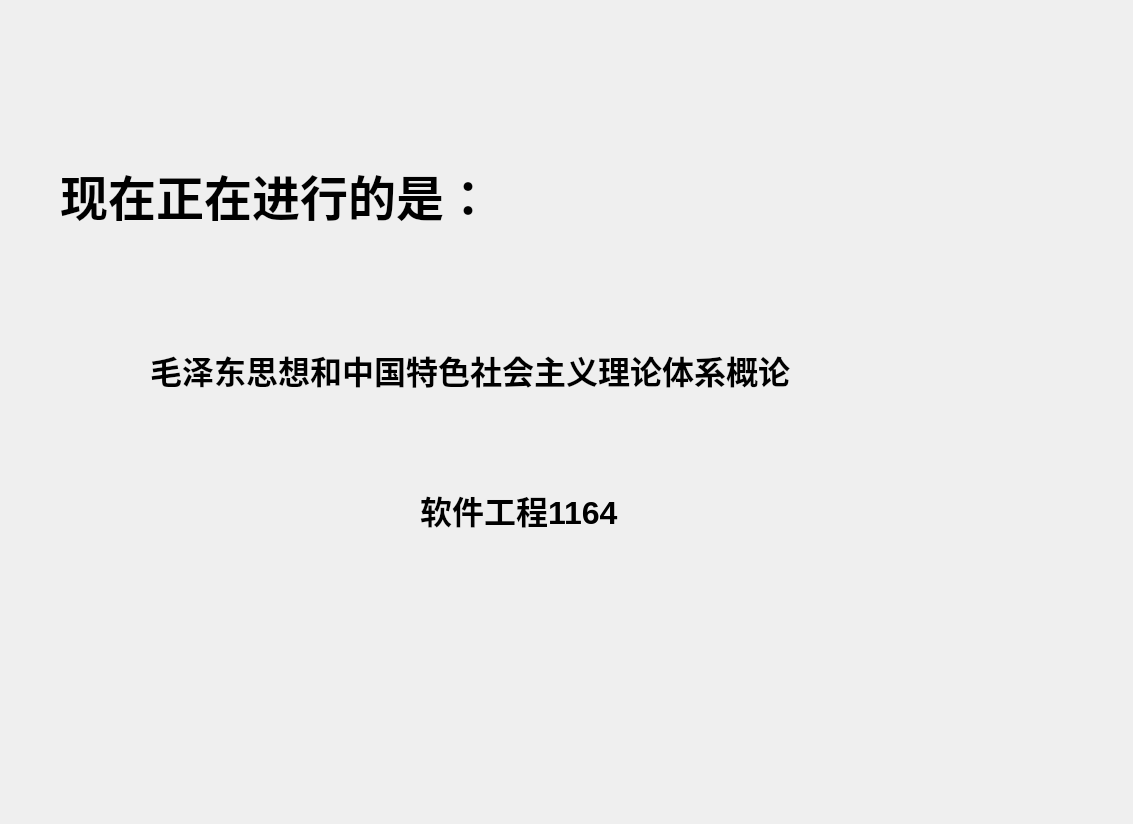
<?xml version="1.0" encoding="UTF-8"?>
<ui version="4.0">
 <class>Dialog</class>
 <widget class="QDialog" name="Dialog">
  <property name="geometry">
   <rect>
    <x>0</x>
    <y>0</y>
    <width>1133</width>
    <height>824</height>
   </rect>
  </property>
  <property name="windowTitle">
   <string>Dialog</string>
  </property>
  <widget class="QLabel" name="label">
   <property name="geometry">
    <rect>
     <x>60</x>
     <y>100</y>
     <width>511</width>
     <height>191</height>
    </rect>
   </property>
   <property name="text">
    <string>&lt;html&gt;&lt;head/&gt;&lt;body&gt;&lt;p&gt;&lt;span style=&quot; font-size:36pt; font-weight:600;&quot;&gt;现在正在进行的是：&lt;/span&gt;&lt;/p&gt;&lt;/body&gt;&lt;/html&gt;</string>
   </property>
  </widget>
  <widget class="QLabel" name="label_2">
   <property name="geometry">
    <rect>
     <x>150</x>
     <y>290</y>
     <width>871</width>
     <height>161</height>
    </rect>
   </property>
   <property name="text">
    <string>&lt;html&gt;&lt;head/&gt;&lt;body&gt;&lt;p&gt;&lt;span style=&quot; font-size:24pt; font-weight:600;&quot;&gt;毛泽东思想和中国特色社会主义理论体系概论&lt;/span&gt;&lt;/p&gt;&lt;/body&gt;&lt;/html&gt;</string>
   </property>
  </widget>
  <widget class="QLabel" name="label_3">
   <property name="geometry">
    <rect>
     <x>420</x>
     <y>460</y>
     <width>381</width>
     <height>101</height>
    </rect>
   </property>
   <property name="text">
    <string>&lt;html&gt;&lt;head/&gt;&lt;body&gt;&lt;p&gt;&lt;span style=&quot; font-size:24pt; font-weight:600;&quot;&gt;软件工程1164&lt;/span&gt;&lt;/p&gt;&lt;/body&gt;&lt;/html&gt;</string>
   </property>
  </widget>
 </widget>
 <resources/>
 <connections/>
</ui>
